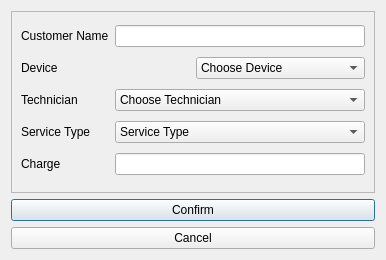
<?xml version="1.0" encoding="UTF-8"?>
<ui version="4.0">
 <class>serviceReportDialog</class>
 <widget class="QDialog" name="serviceReportDialog">
  <property name="geometry">
   <rect>
    <x>0</x>
    <y>0</y>
    <width>383</width>
    <height>260</height>
   </rect>
  </property>
  <property name="windowTitle">
   <string>Dialog</string>
  </property>
  <layout class="QVBoxLayout" name="verticalLayout_8">
   <item>
    <widget class="QFrame" name="serviceDetails">
     <property name="frameShape">
      <enum>QFrame::StyledPanel</enum>
     </property>
     <property name="frameShadow">
      <enum>QFrame::Raised</enum>
     </property>
     <layout class="QVBoxLayout" name="verticalLayout">
      <item>
       <layout class="QHBoxLayout" name="horizontalLayout_8">
        <item>
         <widget class="QLabel" name="customerName_2">
          <property name="text">
           <string>Customer Name</string>
          </property>
         </widget>
        </item>
        <item alignment="Qt::AlignRight">
         <widget class="QLineEdit" name="customerNameInput_2">
          <property name="minimumSize">
           <size>
            <width>250</width>
            <height>0</height>
           </size>
          </property>
         </widget>
        </item>
       </layout>
      </item>
      <item>
       <layout class="QHBoxLayout" name="horizontalLayout">
        <item>
         <widget class="QLabel" name="device_2">
          <property name="text">
           <string>Device</string>
          </property>
         </widget>
        </item>
        <item>
         <widget class="QComboBox" name="comboBox">
          <item>
           <property name="text">
            <string>Choose Device</string>
           </property>
          </item>
          <item>
           <property name="text">
            <string>Laptop</string>
           </property>
          </item>
          <item>
           <property name="text">
            <string>PC-Desktop</string>
           </property>
          </item>
         </widget>
        </item>
       </layout>
      </item>
      <item>
       <layout class="QHBoxLayout" name="horizontalLayout_10">
        <item>
         <widget class="QLabel" name="technician_2">
          <property name="text">
           <string>Technician</string>
          </property>
         </widget>
        </item>
        <item>
         <widget class="QComboBox" name="technicianDropdown_2">
          <property name="minimumSize">
           <size>
            <width>250</width>
            <height>0</height>
           </size>
          </property>
          <item>
           <property name="text">
            <string>Choose Technician</string>
           </property>
          </item>
         </widget>
        </item>
       </layout>
      </item>
      <item>
       <layout class="QHBoxLayout" name="horizontalLayout_11">
        <item>
         <widget class="QLabel" name="serviceType_2">
          <property name="text">
           <string>Service Type</string>
          </property>
         </widget>
        </item>
        <item>
         <widget class="QComboBox" name="serviceTypeDropdown_2">
          <property name="minimumSize">
           <size>
            <width>250</width>
            <height>0</height>
           </size>
          </property>
          <item>
           <property name="text">
            <string>Service Type</string>
           </property>
          </item>
          <item>
           <property name="text">
            <string>Cleaning</string>
           </property>
          </item>
          <item>
           <property name="text">
            <string>Repair</string>
           </property>
          </item>
          <item>
           <property name="text">
            <string>Reinstall OS/Reformat</string>
           </property>
          </item>
          <item>
           <property name="text">
            <string>Upgrade</string>
           </property>
          </item>
         </widget>
        </item>
       </layout>
      </item>
      <item>
       <layout class="QHBoxLayout" name="horizontalLayout_16">
        <item>
         <widget class="QLabel" name="charge_3">
          <property name="text">
           <string>Charge</string>
          </property>
         </widget>
        </item>
        <item alignment="Qt::AlignRight">
         <widget class="QLineEdit" name="chargeOutput_3">
          <property name="minimumSize">
           <size>
            <width>250</width>
            <height>0</height>
           </size>
          </property>
         </widget>
        </item>
       </layout>
      </item>
     </layout>
    </widget>
   </item>
   <item>
    <layout class="QVBoxLayout" name="verticalLayout_7">
     <item>
      <widget class="QPushButton" name="confirmButton_3">
       <property name="text">
        <string>Confirm</string>
       </property>
      </widget>
     </item>
     <item>
      <widget class="QPushButton" name="cancelButton_3">
       <property name="text">
        <string>Cancel</string>
       </property>
      </widget>
     </item>
    </layout>
   </item>
  </layout>
 </widget>
 <resources/>
 <connections/>
</ui>
